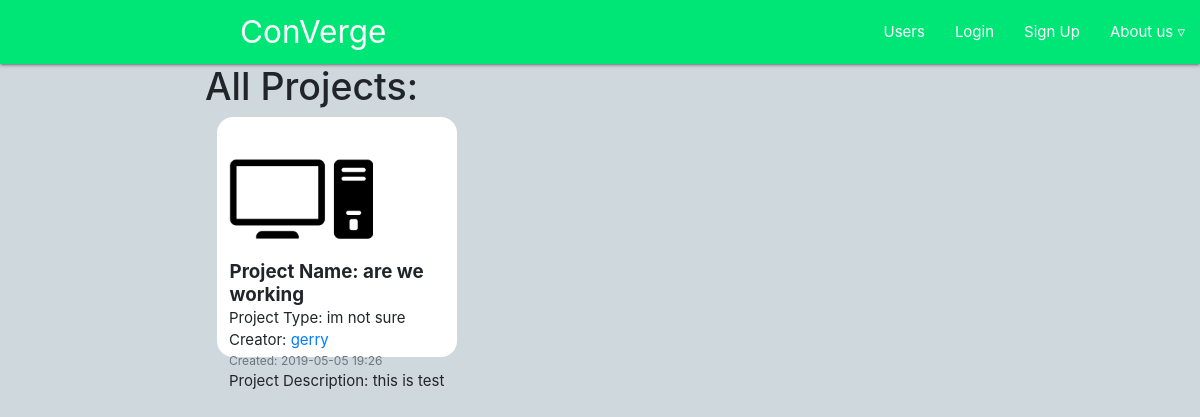
Page /publicDashboard/ on the earlier database version.
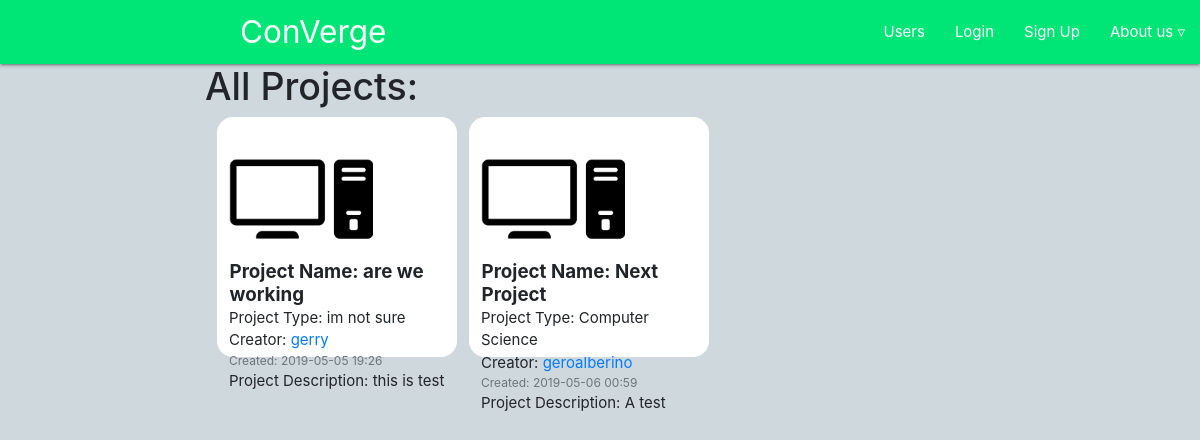
Same page on the later database version.
### users/models.py (models this page shows, shortened)
class Project(models.Model):
      dateTime = models.CharField(max_length=100)
      creator = models.ForeignKey(Profile, on_delete=models.CASCADE)
      projectName = models.CharField(max_length=100)
      projectType = models.CharField(max_length=100)
      projectDescription = models.CharField(max_length=500)
      textArea = models.TextField(max_length=10000,default="add info / planning here")
      projectPicture = models.ImageField(default='pics/defaultProject.png',upload_to='pics/')

class Profile(models.Model):
    user = models.OneToOneField(User, on_delete=models.CASCADE) #pics is the directory in the MEDIA directory to be saved
    image = models.ImageField(default='pics/default.png',upload_to='pics/') #needs pillow to be installed
    location = models.CharField(max_length=100, default=" ")
    userDescription = models.CharField('User description', max_length=1000, default='tell us about yourself')
    userInterests = models.CharField('User interests', max_length=250, default='list your interests')

### users/views.py (the view)
# urls.py: path('publicDashboard/',user_views.dashboard,name="dash"),
def dashboard(request):
    projects = Project.objects.all() #from db
    return render(request,'users/dashboard.html',{'proj':projects})

### users/templates/users/dashboard.html (shortened to what this page needs)
{% extends "main/header.html" %}
{% block content%}
<div class="row" id="main1">
  <div class="col-2"></div>
  <div class="col-9">
    <div>
      <h1>All Projects: </h1>
      {% for x in proj %}
      <div class="media1">
        <a href="/projectPage?proj1={{x.projectName}}"><img class="account-img"  src="{{x.projectPicture.url}}"></a>
        <div>
          <h5><strong>Project Name: {{x.projectName}}</strong></h5>
          <p>Project Type: {{x.projectType}}</p>
          <p>Creator: <a href="/allUsers?name1={{x.creator.user}}"> {{x.creator.user}} </a></p>
          <p class="text-muted small">Created: {{x.dateTime}}</p>
          <p>Project Description: {{x.projectDescription}}</p>
        </div>
      </div>
      {% endfor %}
    </div>
  </div>
</div>
{% endblock%}

Differences in the rows shown:
added Project: projectPicture (placeholder picture), projectName "Next Project", projectType "Computer Science", creator.user "geroalberino", dateTime "2019-05-06 00:59", projectDescription "A test"
